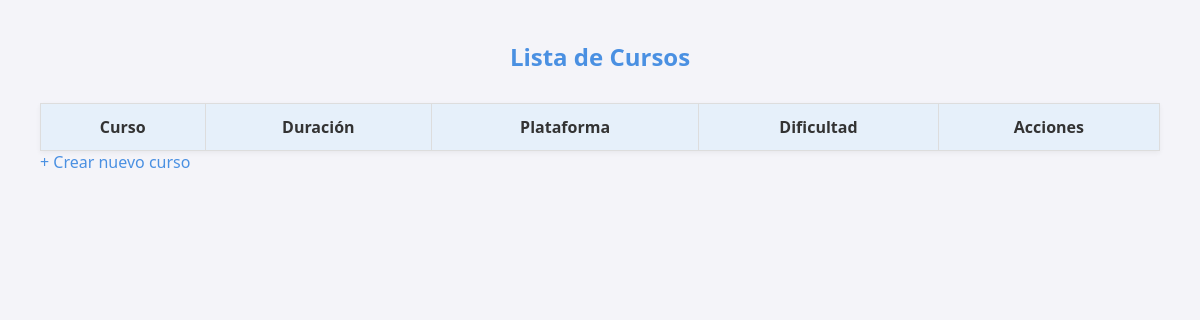
Before: / with the older database file.
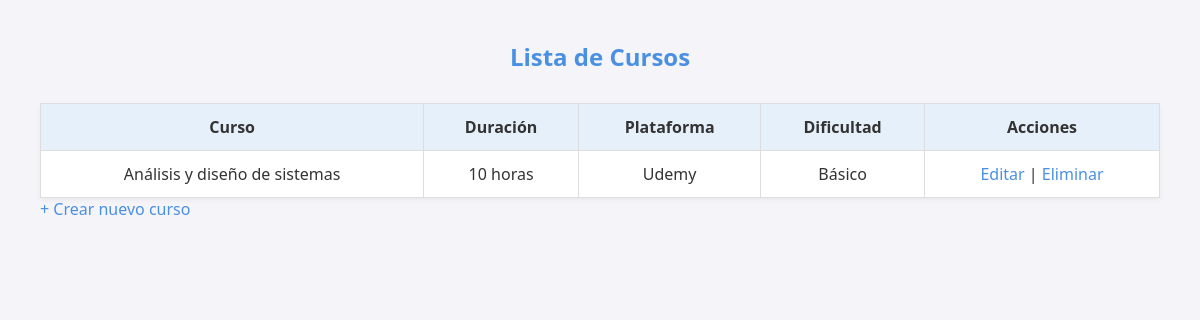
After: the same page with the newer database file.
### catalogo/models.py (models this page shows, shortened)
class Curso(models.Model):
    DIFICULTAD_OPCIONES = [
        ('Básico', 'Básico'),
        ('Intermedio', 'Intermedio'),
        ('Avanzado', 'Avanzado'),
    ]
    curso = models.CharField(max_length=100)
    duracion = models.CharField(max_length=50, blank=True)        # ← Ahora permite validación por formulario
    plataforma = models.CharField(max_length=100, blank=True)     # ← Igual aquí
    dificultad = models.CharField(max_length=50, choices=DIFICULTAD_OPCIONES)

### catalogo/views.py (the view)
# urls.py: path('', views.lista_cursos, name='lista_cursos'),
def lista_cursos(request):
    cursos = Curso.objects.all()
    return render(request, 'catalogo/lista_cursos.html', {'cursos': cursos})

### catalogo/templates/catalogo/lista_cursos.html (shortened to what this page needs)
{% load static %}
<!DOCTYPE html>
<html lang="es">
<head>
  <link rel="stylesheet" href="{% static 'catalogo/style.css' %}">
</head>
<body>
  <h2>Lista de Cursos</h2>
  <table>
    <tr>
      <th>Curso</th>
      <th>Duración</th>
      <th>Plataforma</th>
      <th>Dificultad</th>
      <th>Acciones</th>
    </tr>
    {% for curso in cursos %}
    <tr>
      <td>{{ curso.curso }}</td>
      <td>{{ curso.duracion }}</td>
      <td>{{ curso.plataforma }}</td>
      <td>{{ curso.dificultad }}</td>
      <td>
        <a href="{% url 'editar_curso' curso.id %}">Editar</a> |
        <a href="{% url 'eliminar_curso' curso.id %}">Eliminar</a>
      </td>
    </tr>
    {% endfor %}
  </table>
  <a href="{% url 'crear_curso' %}">+ Crear nuevo curso</a>
</body>
</html>

### catalogo/static/catalogo/style.css (style rules this page uses)
body { font-family: 'Segoe UI', Tahoma, Geneva, Verdana, sans-serif; background-color: #f4f4f9; margin: 40px; color: #333; }
h2 { color: #4a90e2; margin-bottom: 20px; text-align: center; }
a { color: #4a90e2; text-decoration: none; }
table { width: 100%; border-collapse: collapse; margin-top: 30px; background-color: #fff; box-shadow: 0 2px 5px rgba(0,0,0,0.05); }
table th, table td { border: 1px solid #ddd; padding: 12px; text-align: center; }
table th { background-color: #e6f0fa; color: #333; }

Changed rows visible on the page:
added Curso: curso "Análisis y diseño de sistemas", duracion "10 horas", plataforma "Udemy", dificultad "Básico"
